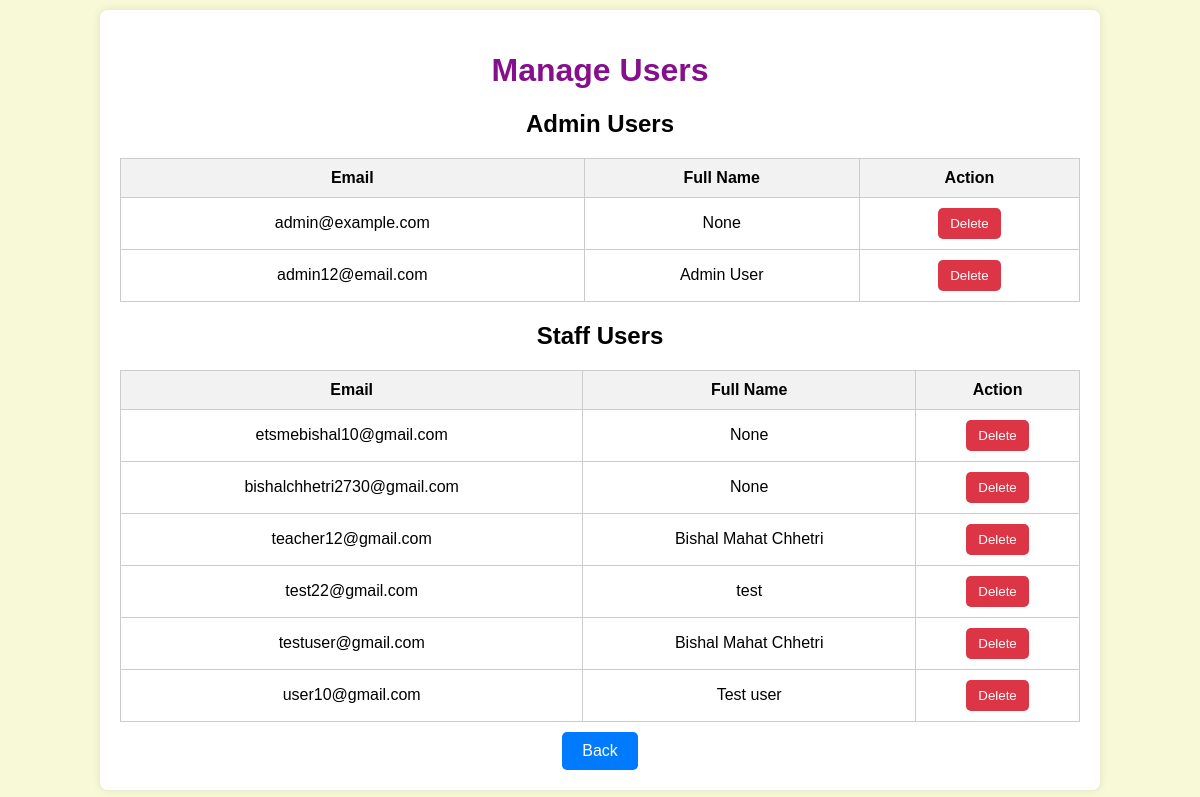
Page /manage_users (signed in) on the earlier database version.
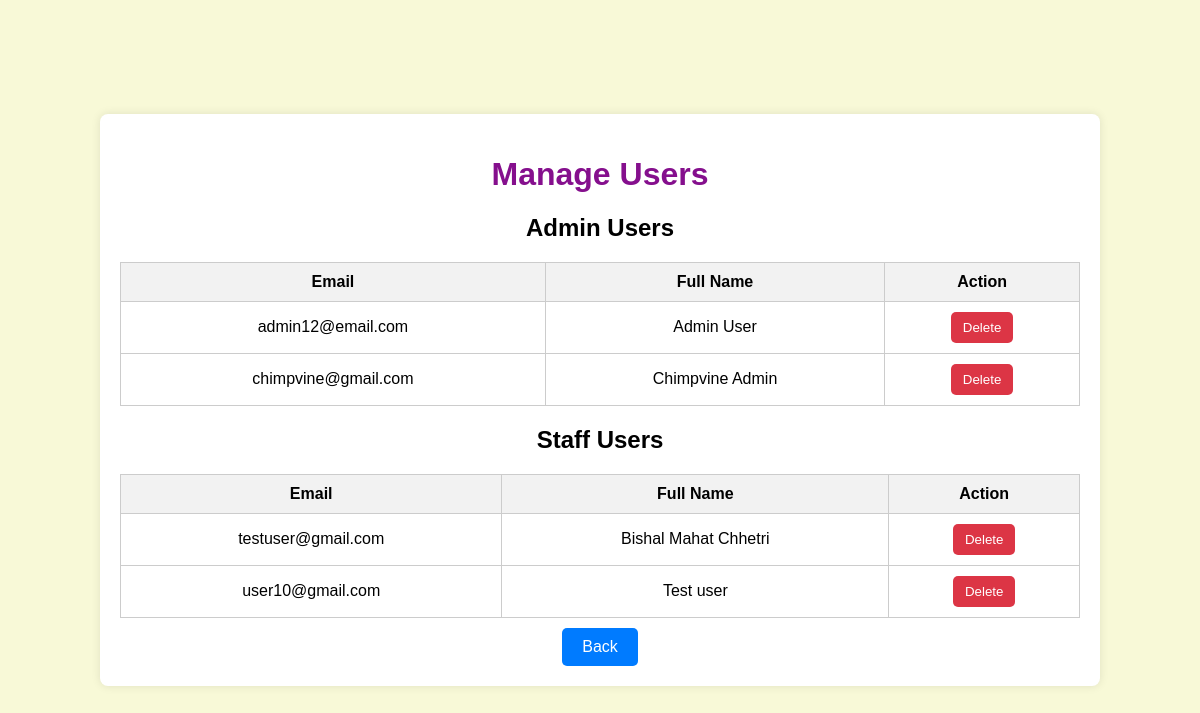
Same page on the later database version.
### models.py (models this page shows, shortened)
class User(UserMixin, db.Model):
    id = db.Column(db.Integer, primary_key=True)
    email = db.Column(db.String(120), index=True, unique=True)
    password_hash = db.Column(db.String(128))
    full_name = db.Column(db.String(120))  # New field for full name
    is_admin = db.Column(db.Boolean, default=False)
    departments = db.relationship(
        'Department', secondary='user_department', back_populates='users')

### app.py (the view, shortened to what this page needs)
@app.route('/manage_users', methods=['GET', 'POST'])
@login_required
def manage_users():
    if not current_user.is_admin:
        flash('You are not authorized to access this page.', 'error')
        return redirect(url_for('index'))
    admin_users = User.query.filter_by(is_admin=True).all()
    staff_users = User.query.filter_by(is_admin=False).all()
    return render_template('manage_users.html', admin_users=admin_users, staff_users=staff_users)

### models.py (called while the page is built)
@login.user_loader
def load_user(user_id):
    return User.query.get(int(user_id))

### templates/manage_users.html (shortened to what this page needs)
<!DOCTYPE html>
<html lang="en">
<head>
</head>
<body>
    <div class="container">
        <h1>Manage Users</h1>
        <h2>Admin Users</h2>
        <table>
            <thead>
                <tr>
                    <th>Email</th>
                    <th>Full Name</th>
                    <th>Action</th>
                </tr>
            </thead>
            <tbody>
                {% for user in admin_users %}
                <tr>
                    <td>{{ user.email }}</td>
                    <td>{{ user.full_name }}</td>
                    <td>
                        <form method="POST" action="{{ url_for('manage_users') }}">
                            <button type="submit" class="delete-button">Delete</button>
                        </form>
                    </td>
                </tr>
                {% endfor %}
            </tbody>
        </table>
        <h2>Staff Users</h2>
        <table>
            <thead>
                <tr>
                    <th>Email</th>
                    <th>Full Name</th>
                    <th>Action</th>
                </tr>
            </thead>
            <tbody>
                {% for user in staff_users %}
                <tr>
                    <td>{{ user.email }}</td>
                    <td>{{ user.full_name }}</td>
                    <td>
                        <form method="POST" action="{{ url_for('manage_users') }}">
                            <button type="submit" class="delete-button">Delete</button>
                        </form>
                    </td>
                </tr>
                {% endfor %}
            </tbody>
        </table>
        <a href="{{ url_for('index') }}" class="button">Back</a>
    </div>
</body>
</html

### templates/manage_users.html (style rules this page uses)
body { font-family: Arial, sans-serif; background-color: #f8f9d7; margin: 0; padding: 0; display: flex; justify-content: center; align-items: center; height: 100vh; }
.container { background-color: #fff; padding: 20px; border-radius: 8px; box-shadow: 0 0 10px rgba(0, 0, 0, 0.1); width: 80%; margin: auto; text-align: center; }
h1 { color: #850f8d; }
table { width: 100%; border-collapse: collapse; margin-top: 20px; }
table th, table td { padding: 10px; border: 1px solid #ccc; }
table th { background-color: #f2f2f2; }
.delete-button { background-color: #dc3545; color: white; border: none; padding: 8px 12px; cursor: pointer; border-radius: 5px; }
a.button { display: inline-block; background-color: #007bff; color: white; border: none; border-radius: 5px; padding: 10px 20px; text-decoration: none; font-size: 16px; margin-top: 10px; transition: background-color 0.3s ease; }

Differences in the rows shown:
removed User: email "admin@example.com", full_name "None", shown under "Admin Users"
removed User: email "etsmebishal10@gmail.com", full_name "None", shown under "Staff Users"
removed User: email "bishalchhetri2730@gmail.com", full_name "None", shown under "Staff Users"
removed User: email "teacher12@gmail.com", full_name "Bishal Mahat Chhetri", shown under "Staff Users"
removed User: email "test22@gmail.com", full_name "test", shown under "Staff Users"
added User: email "chimpvine@gmail.com", full_name "Chimpvine Admin", shown under "Admin Users"
